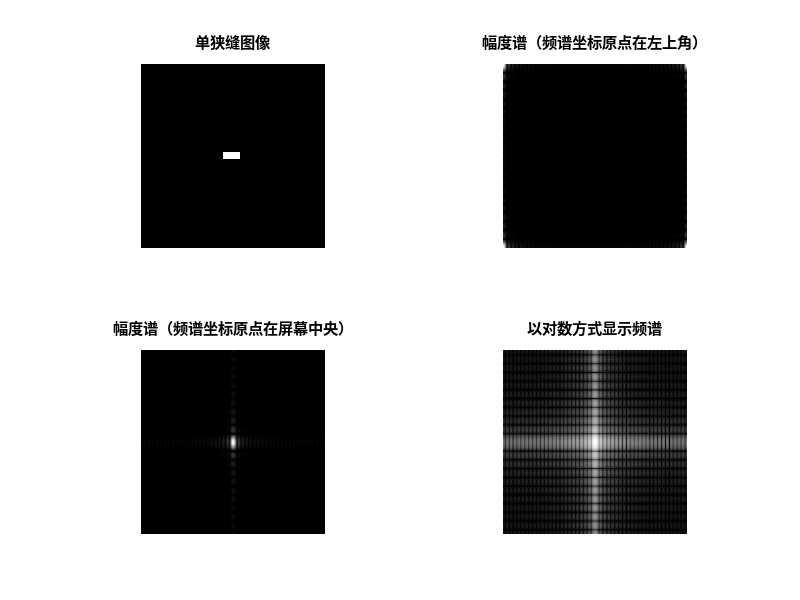

This chart was generated by the following MATLAB code:
clear all

f = zeros(512,512);
f(246:266,230:276)=1;
subplot(221),imshow(f,[]),title('单狭缝图像')

% 对图像进行二维快速傅里叶变换
F = fft2(f);
S = abs(F);
% 显示幅度谱
subplot(222),imshow(S,[]),title('幅度谱（频谱坐标原点在左上角）')

% 把频谱坐标原点由左上角移至屏幕中央
Fc =fftshift(F);
Fd=abs(Fc);
subplot(223),imshow(Fd,[]),title('幅度谱（频谱坐标原点在屏幕中央）')

ratio=max(Fd(:))/min(Fd(:))
% ratio = 2.3306e+007,动态范围太大，显示器无法正常显示

% 取对数
S2=log(1+abs(Fc)); 
subplot(224),imshow(S2,[]),title('以对数方式显示频谱')